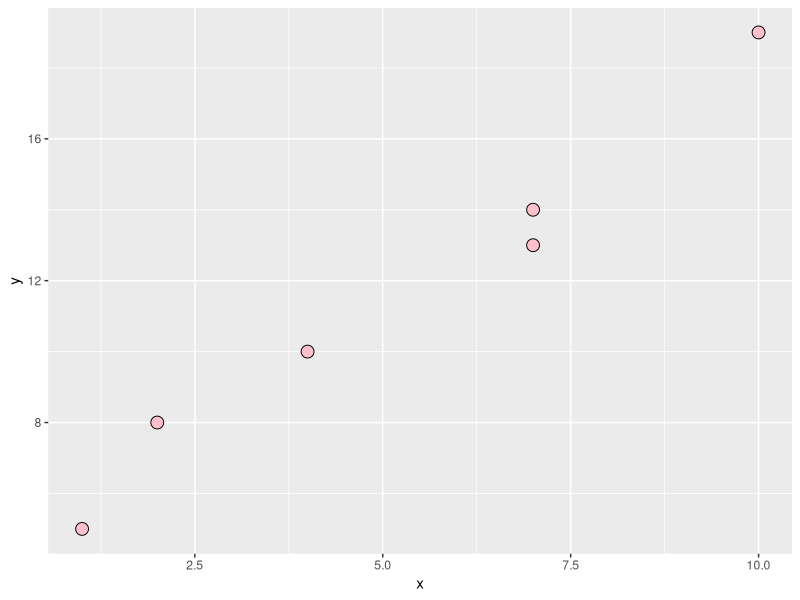
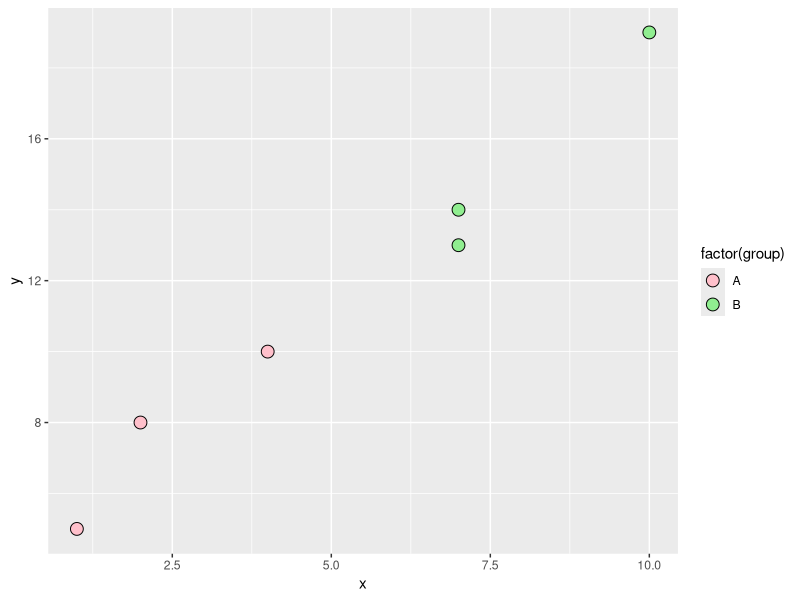

R code for these plots, in order:
# Example 1: Specify One Fill and Border Color for All Points
# It's important to note that the color and fill arguments only work
# when the shape value is between 21 and 25.
library("ggplot2")

# create data frame
df <- data.frame(x=c(1, 2, 4, 7, 7, 10),
                 y=c(5, 8, 10, 14, 13, 19))

# create scatter plot
ggplot(df, aes(x=x, y=y)) +
  geom_point(color="black", fill="pink", shape=21, size=4)

# Example 2: Specify Multiple Fill and Border Colors for Points
library("ggplot2")

# create data frame
df <- data.frame(x=c(1, 2, 4, 7, 7, 10),
                 y=c(5, 8, 10, 14, 13, 19),
                 group=c('A', 'A', 'A', 'B', 'B', 'B'))

# create scatterplot with multiple fill and border colors
ggplot(df, aes(x=x, y=y)) + 
  geom_point(color="black", shape=21, size=4, aes(fill=factor(group))) + 
  scale_fill_manual(values = c("pink", "lightgreen"))
